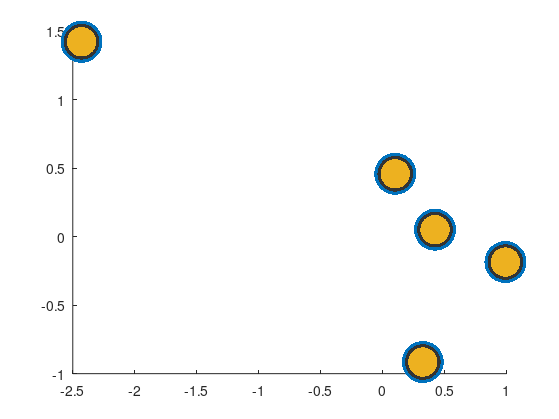

The MATLAB source for this figure:
function scatter_test


% # attach the callback to figure 
f = figure('ResizeFcn', @setmarkersize,'PaperPositionMode','auto');
hold on
x=randn(1,5);
y=randn(1,5);

h = scatter(x,y,'fill');
h2 = scatter(x,y,'fill','MarkerFaceColor',[.2 .2 .2]);
h3 = scatter(x,y,'fill');

setappdata(f,'nodes_h',h);
setappdata(f,'nodes_h2',h2);
setappdata(f,'nodes_h3',h3);

setmarkersize(f)
end


function [ ] = setmarkersize(src,~)

    % # get position of the figure (pos = [x, y, width, height]) 
    pos = get(src, 'Position'); 
    fig_size = min(pos(3:4));
    % # get the scattergroup object 
%     h = get(get(src,'children'),'children'); 
    h = getappdata(src,'nodes_h');
    h2 = getappdata(src,'nodes_h2');
    h3 = getappdata(src,'nodes_h3');
    % # resize the marker
    relativesize = (fig_size/10);
    set(h,'SizeData',  (1.0*relativesize)^2); 
    set(h2,'SizeData', (0.85*relativesize)^2); 
    set(h3,'SizeData', (0.7*relativesize)^2); 
end


